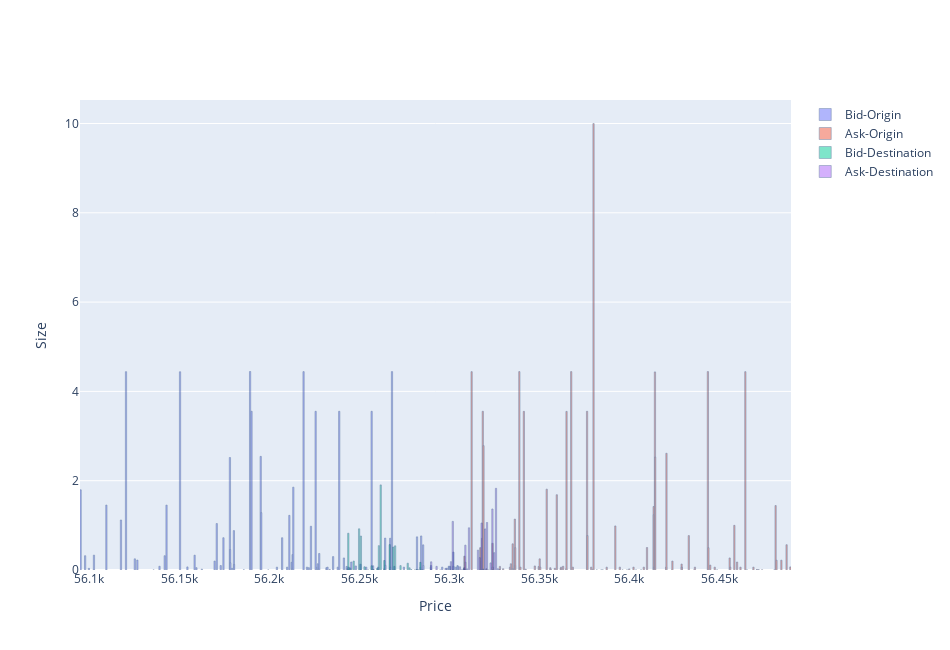
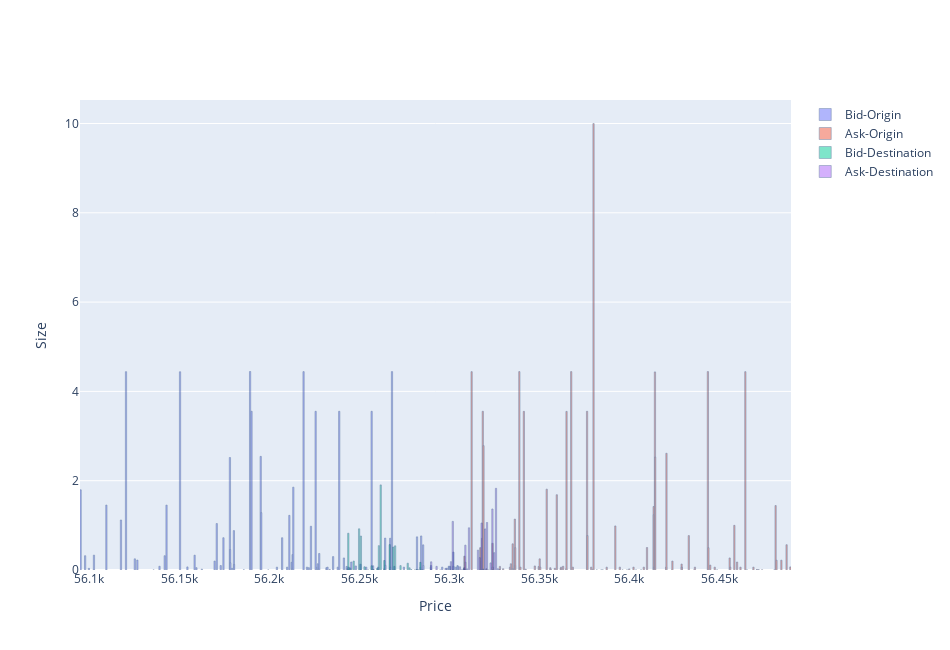

The cell these charts' notebook holds for them, in order:
### Code cell
current_kraken = ''
current_bitfinex = ''
test = [1,2,3,5,6,4,5]
k = 0
b = 0
for i in range(len(test)):
    if df_datetime['exchange'][i] == 'kraken' and k==0:
        k=1
        current_kraken = df_datetime['dict_key'][i]

    if df_datetime['exchange'][i] == 'bitfinex' and b==0 and k==1:
        b=1
        current_bitfinex = df_datetime['dict_key'][i]


    if k==1 and b==1:
        print('Al momento')
        print(current_kraken, 'kraken')
        print(current_bitfinex, 'bitfinex')
        k=0
        b=0
        kraken = dict_to_df('kraken',current_kraken , orderbooks_data)
        bitfinex = dict_to_df('bitfinex',current_bitfinex , orderbooks_data)
        print(kraken.head(2), 'KRAKEN')
        print(bitfinex.head(2),'BITFINEX')
        plot_orderbook_2excahnges(kraken, bitfinex)

    else:
        pass
